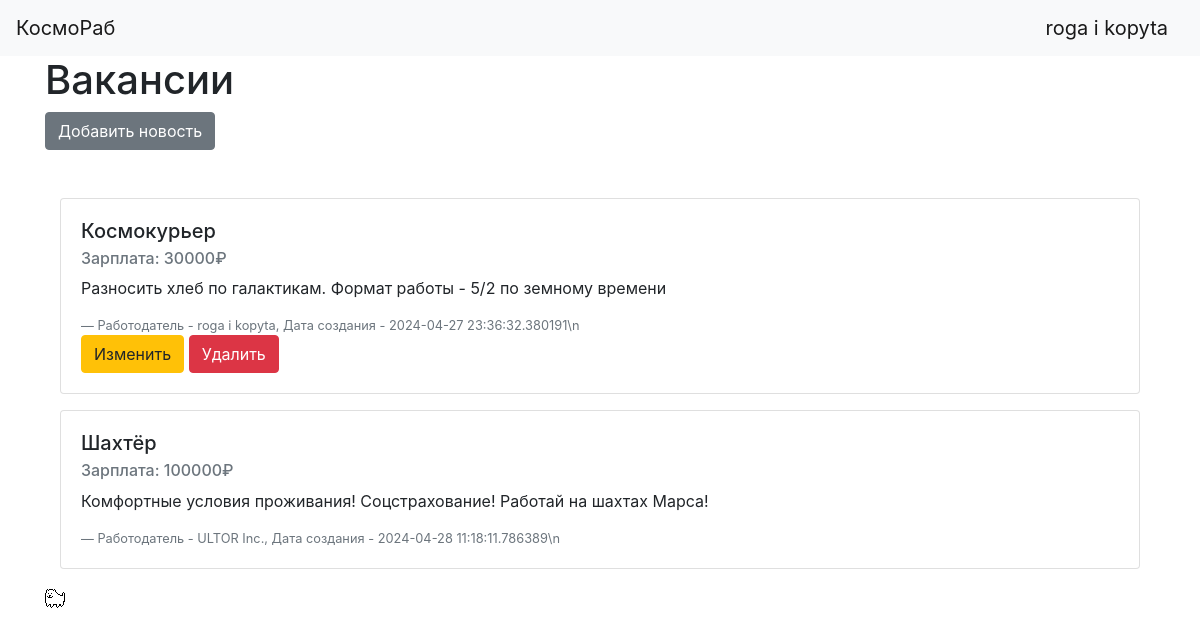
Screenshot of /home (signed in) with the database file from the repository.
### data/users.py (models this page shows, shortened)
class User(SqlAlchemyBase, UserMixin):
    __tablename__ = 'users'
    id = sqlalchemy.Column(sqlalchemy.Integer,
                           primary_key=True, autoincrement=True)
    type = sqlalchemy.Column(sqlalchemy.String, nullable=False)
    name = sqlalchemy.Column(sqlalchemy.String, nullable=True)
    about = sqlalchemy.Column(sqlalchemy.String, nullable=True)
    email = sqlalchemy.Column(sqlalchemy.String,
                              index=True, unique=True, nullable=True)
    hashed_password = sqlalchemy.Column(sqlalchemy.String, nullable=True)
    created_date = sqlalchemy.Column(sqlalchemy.DateTime,
                                     default=datetime.datetime.now)
    jobs = orm.relationship("Job", back_populates='user')

### data/jobs.py (models this page shows)
class Job(SqlAlchemyBase):
    __tablename__ = 'jobs'
    id = sqlalchemy.Column(sqlalchemy.Integer,
                           primary_key=True, autoincrement=True)
    title = sqlalchemy.Column(sqlalchemy.String, nullable=True)
    salary = sqlalchemy.Column(sqlalchemy.Integer, nullable=True)
    about = sqlalchemy.Column(sqlalchemy.String, nullable=True)
    is_public = sqlalchemy.Column(sqlalchemy.Boolean, default=True)
    created_date = sqlalchemy.Column(sqlalchemy.DateTime,
                                     default=datetime.datetime.now)
    user_id = sqlalchemy.Column(sqlalchemy.Integer,
                                sqlalchemy.ForeignKey("users.id"))
    user = orm.relationship('User')

### main.py (the view)
@app.route('/home')
def home():
    db_sess = db_session.create_session()
    if current_user.is_authenticated:
        jobs = db_sess.query(Job).filter((Job.user == current_user) | (Job.is_public != False))
    else:
        jobs = db_sess.query(Job).filter(Job.is_public != False)
    return render_template('home.html', title='КосмоРаб', jobs=jobs)

### data/db_session.py (called while the page is built)
def create_session() -> Session:
    global __factory
    return __factory()

### main.py (called while the page is built)
@login_manager.user_loader
def load_user(user_id):
    db_sess = db_session.create_session()
    return db_sess.query(User).get(user_id)

### templates/home.html
{% extends "base.html" %}
{% block content %}
    <h1>Вакансии</h1>
    {% if current_user.is_authenticated %}
        {% if current_user.type == 'employer' %}
            <a href="add_job" class="btn btn-secondary">Добавить новость</a>
        {% endif %}
    {% endif %}
    <div class="container mt-5">
        {% for job in jobs %}
            <div class="card mb-3">
                <div class="card-body">
                    <h5 class="card-title">{{ job.title }}</h5>
                    <h6 class="card-subtitle mb-2 text-muted">Зарплата: {{ job.salary }}₽</h6>
                    <p class="card-text">{{ job.about }}</p>
                    <footer class="blockquote-footer">Работодатель - {{job.user.name}}, Дата создания - {{job.created_date}}\n</footer>
                    {% if current_user.is_authenticated and current_user.type == 'employee' %}
                        <a href="mailto:{{ job.user.email }}?subject=Заявка на вакансию: {{ job.title }}" class="btn btn-primary">Отправить заявку</a>
                    {% elif current_user.is_authenticated and current_user == job.user %}
                        <div>
                            <a href="/edit_job/{{ job.id }}" class="btn btn-warning">
                                Изменить
                            </a>
                            <a href="/job_delete/{{ job.id }}" class="btn btn-danger">
                                Удалить
                            </a>
                        </div>
                    {% elif current_user.is_authenticated and current_user.type == 'employer' %}
                    {% else %}
                        <a href="/login" class="btn btn-primary">Для отправки заявки войдите в аккаунт</a>
                    {% endif %}
                </div>
            </div>
        {% endfor %}
    </div>
    <img src="static/dog.png">
{% endblock %}

### templates/base.html (shortened to what this page needs)
<!doctype html>
<html lang="en">
<head>
    <link rel="stylesheet"
          href="https://stackpath.bootstrapcdn.com/bootstrap/4.4.1/css/bootstrap.min.css"
>
</head>
<body>
<header>
    <nav class="navbar navbar-light bg-light">
        <a class="navbar-brand" href="/home">КосмоРаб</a>
        {% if current_user.is_authenticated %}
            <a class="navbar-brand" href="/logout">{{ current_user.name }}</a>
        {% else %}
            <p>
                <a class="btn btn-primary " href="/register">Зарегистрироваться</a>
                <a class="btn btn-success" href="/login">Войти</a>
            </p>
        {% endif %}
    </nav>
</header>
<main role="main" class="container">
    {% block content %}{% endblock %}
</main>
</body>
</html>

### rows the page displays
User: name "roga i kopyta"
Job: title "Космокурьер", salary "30000", about "Разносить хлеб по галактикам. Формат работы - 5/2 по земному времени", user.name "roga i kopyta", created_date "2024-04-27 23:36:32.380191"
Job: title "Шахтёр", salary "100000", about "Комфортные условия проживания! Соцстрахование! Работай на шахтах Марса!", user.name "ULTOR Inc.", created_date "2024-04-28 11:18:11.786389"
